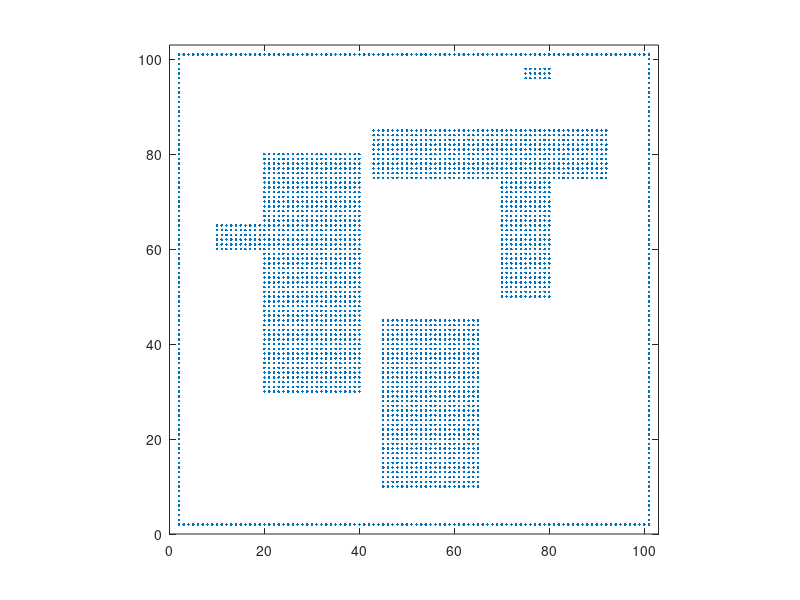
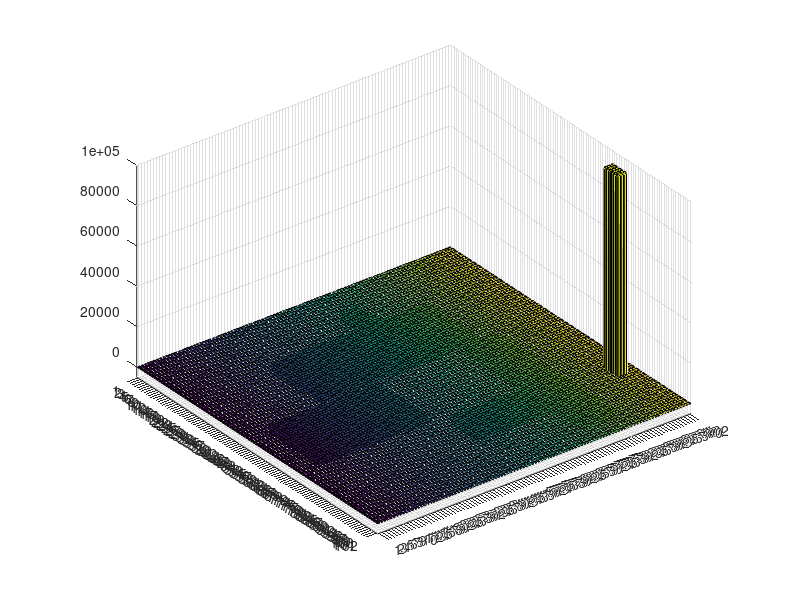

MATLAB code to generate these figures, in order:
% MDP_hw_map.m
%
% Create a map for MDP path planning homework

clear all;

N = 100;
Np = 100 + 2;

map = zeros(Np,Np);        % map dimension

% Initialize walls and obstacle maps as empty
walls = zeros(Np,Np);
obs1 = zeros(Np,Np);
obs2 = zeros(Np,Np);
obs3 = zeros(Np,Np);
goal = zeros(Np,Np);

% Create exterior walls
walls(2,2:N) = true;
walls(2:N+1,2) = true;
walls(N+1,2:N+1) = true;
walls(2:N+1,N+1) = true;

% Create single obstacle
obs1(20:40,30:80) = true;
obs1(10:20,60:65) = true;

% Another obstacle
obs2(45:65,10:45) = true;

% Another obstacle
obs3(43:92,75:85) = true;
obs3(70:80,50:75) = true;

% The goal states
goal(75:80,96:98) = true;

% Put walls and obstacles into map
map = walls | obs1 | obs2 | obs3 | goal;
obsT = obs1 | obs2 | obs3;                % All of the obstacles
goal = goal | goal;
walls = logical(walls);

mapI = zeros(Np,Np);
mapI(obsT) = -5000;
mapI(walls) = -100;
mapI(goal) = 100000;

% Plot map
% Sort through the cells to determine the x-y locations of occupied cells
[Mm,Nm] = size(map);
xm = [];
ym = [];
    for i = 1:Mm
        for j = 1:Nm
            if map(i,j)
                xm = [xm i];
                ym = [ym j];
            end
        end
    end

figure(1); clf;
plot(xm,ym,'.');
axis([0 Np+1 0 Np+1]);
axis('square'); 

figure(2); clf;
bar3(mapI);


